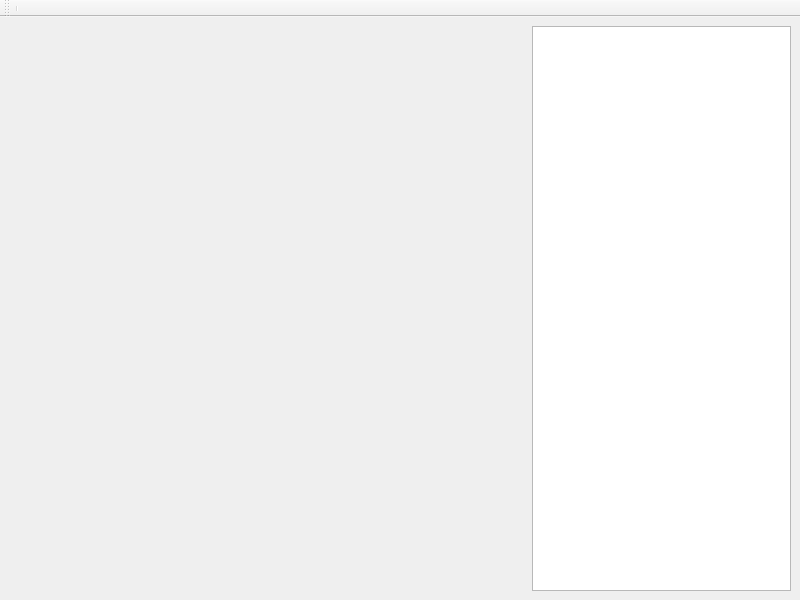
<?xml version="1.0" encoding="UTF-8"?>
<ui version="4.0">
 <class>MainWindow</class>
 <widget class="QMainWindow" name="MainWindow">
  <property name="geometry">
   <rect>
    <x>0</x>
    <y>0</y>
    <width>800</width>
    <height>600</height>
   </rect>
  </property>
  <property name="windowTitle">
   <string>沙盘运动控制解释器</string>
  </property>
  <widget class="QWidget" name="centralWidget">
   <property name="sizePolicy">
    <sizepolicy hsizetype="Preferred" vsizetype="Preferred">
     <horstretch>0</horstretch>
     <verstretch>0</verstretch>
    </sizepolicy>
   </property>
   <layout class="QHBoxLayout" name="horizontalLayout" stretch="2,1">
    <item>
     <widget class="QsciScintilla" name="editor" native="true">
      <property name="sizePolicy">
       <sizepolicy hsizetype="Preferred" vsizetype="Preferred">
        <horstretch>0</horstretch>
        <verstretch>0</verstretch>
       </sizepolicy>
      </property>
     </widget>
    </item>
    <item>
     <widget class="QTextBrowser" name="console">
      <property name="sizePolicy">
       <sizepolicy hsizetype="Preferred" vsizetype="Preferred">
        <horstretch>0</horstretch>
        <verstretch>0</verstretch>
       </sizepolicy>
      </property>
     </widget>
    </item>
   </layout>
  </widget>
  <widget class="QToolBar" name="toolBar">
   <property name="windowTitle">
    <string>toolBar</string>
   </property>
   <attribute name="toolBarArea">
    <enum>TopToolBarArea</enum>
   </attribute>
   <attribute name="toolBarBreak">
    <bool>false</bool>
   </attribute>
   <addaction name="separator"/>
  </widget>
 </widget>
 <customwidgets>
  <customwidget>
   <class>QsciScintilla</class>
   <extends>QWidget</extends>
   <header location="global">PyQt5.Qsci</header>
   <container>1</container>
  </customwidget>
 </customwidgets>
 <resources/>
 <connections/>
</ui>
